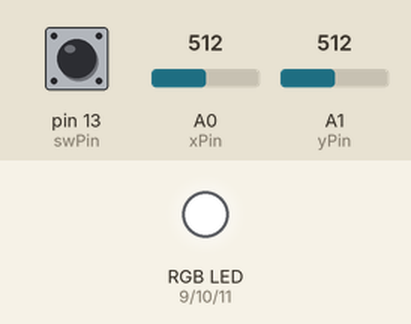
Bench run of a sketch on a simulated Arduino Uno, built with avr-gcc and run on an emulated ATmega328P. On the bench: an RGB LED mixed from three pins (HIGH = lit). Inputs (shaded band) come from the test bench; at power-on: A0 (xPin) = 512, A1 (yPin) = 512, pin 13 (swPin) HIGH. Dim RGB values are drawn brighter than linear.

Above: at 1.2 s.
1.3 s: A0 (xPin) set to 716
At 2.5 s:
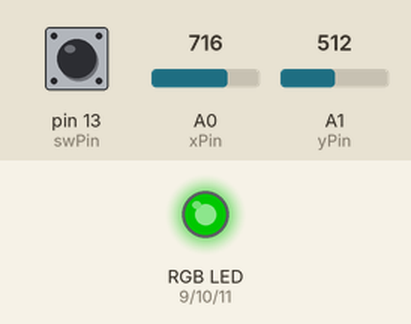
2.8 s: A1 (yPin) set to 716
At 3.9 s:
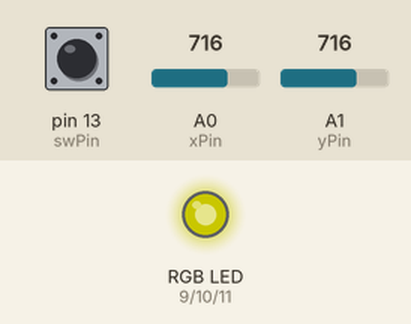
4.3 s: pin 13 (swPin) pulled LOW for 0.15 s
At 4.37 s:
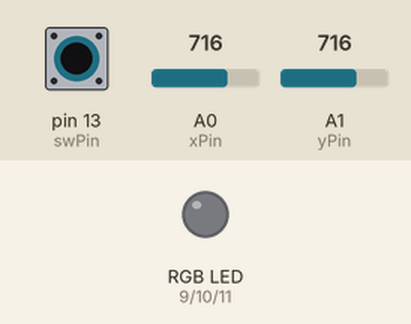
5.9 s: A0 (xPin) set to 900
At 6.2 s:
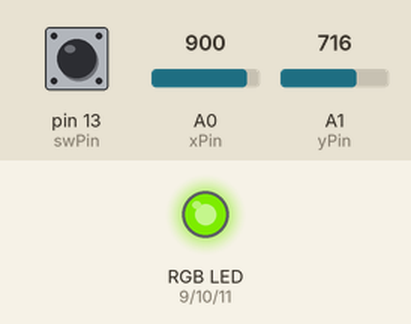
7.4 s: A1 (yPin) set to 900
At 8.6 s:
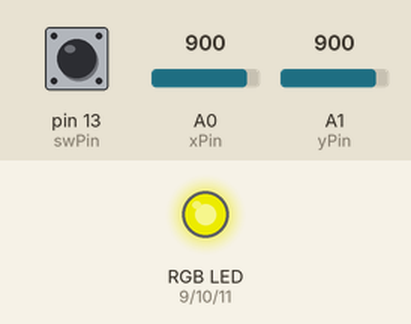
8.9 s: A0 (xPin) set to 511
At 9.7 s:
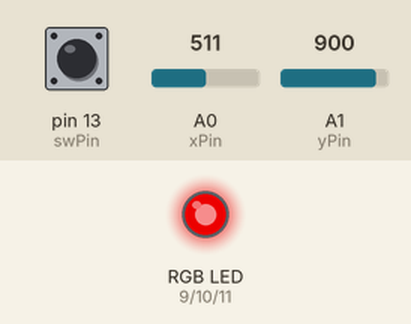
Timing chart, 0 to 11.4 s (numbered marks = the images above; inputs shaded):
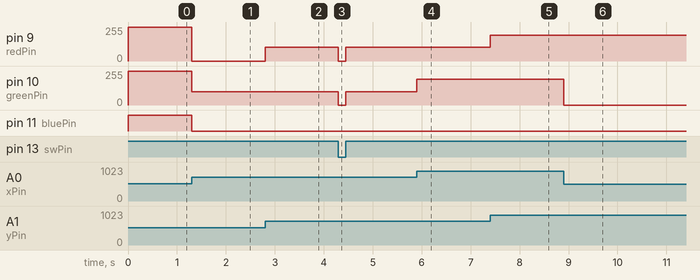

Measured:
- after the input at 1.3 s, pin 9 (redPin): 255/255 → 0/255 at once; pin 10 (greenPin): 255/255 → 101/255 at once; pin 11 (bluePin): HIGH → LOW at once
- after the input at 2.8 s, pin 9 (redPin): 0/255 → 102/255 at once
- after the input at 4.3 s, pin 9 (redPin): 102/255 → 0/255 at once, → 102/255 0.15 s later; pin 10 (greenPin): 101/255 → 0/255 at once, → 101/255 0.15 s later
- after the input at 5.9 s, pin 10 (greenPin): 101/255 → 193/255 at once
- after the input at 7.4 s, pin 9 (redPin): 102/255 → 194/255 at once
- after the input at 8.9 s, pin 10 (greenPin): 193/255 → 0/255 at once

The sketch:

lights.ino
```cpp
const int greenPin = 10;
const int bluePin = 11;
const int redPin = 9;
const int xPin = A0;
const int yPin = A1;
const int swPin = 13;

void setup(){
    // initialize the pins
    Serial.begin(115200);
    pinMode(bluePin, OUTPUT);
    pinMode(redPin, OUTPUT);
    pinMode(greenPin, OUTPUT);
    pinMode(xPin, INPUT);
    pinMode(yPin, INPUT);
    pinMode(swPin, INPUT_PULLUP);
}


void loop(){
    int xValue = analogRead(xPin);
    int yValue = analogRead(yPin);
    int swValue = digitalRead(swPin);
    changeColour(xValue, yValue, swValue);

}

void changeColour(int xValue,int yValue, int swValue){
    if(swValue == 0){
        // turn off all lights
        analogWrite(redPin, 0);
        analogWrite(greenPin, 0);
        analogWrite(bluePin, 0);
    }
    else{
        // map the values to the range 0-255
        int topC = map(yValue, 1023, 512, 255, 0);
        int rightC = map(xValue, 512, 1023, 0, 255);
        int leftC = map(xValue, 512, 0, 0, 255);
        int botC = map(yValue, 0, 512, 255, 0);

       // filter out values that are out of range and replace with stock values
        if(topC < 0){
            topC = 0;
        }
        if(rightC < 0){
            rightC = 0;
        }
        if(leftC < 0){
            leftC = 0;
        }
        if (botC < 6){
            botC = 0;
        }
        if (botC > 255){
            botC = 255;
        }
        if(topC > 255){
            topC = 255;
        }
        if(rightC > 255){
            rightC = 255;
        }
        if(leftC > 255){
            leftC = 255;
        }
        if (topC == 0 && rightC == 0 && leftC == 0 && botC == 0){
            topC = 255;
            rightC = 255;
            leftC = 255;
        }
        // set the colours
        analogWrite(redPin, topC);
        analogWrite(greenPin, rightC);
        analogWrite(bluePin, leftC);

    }
}
```
